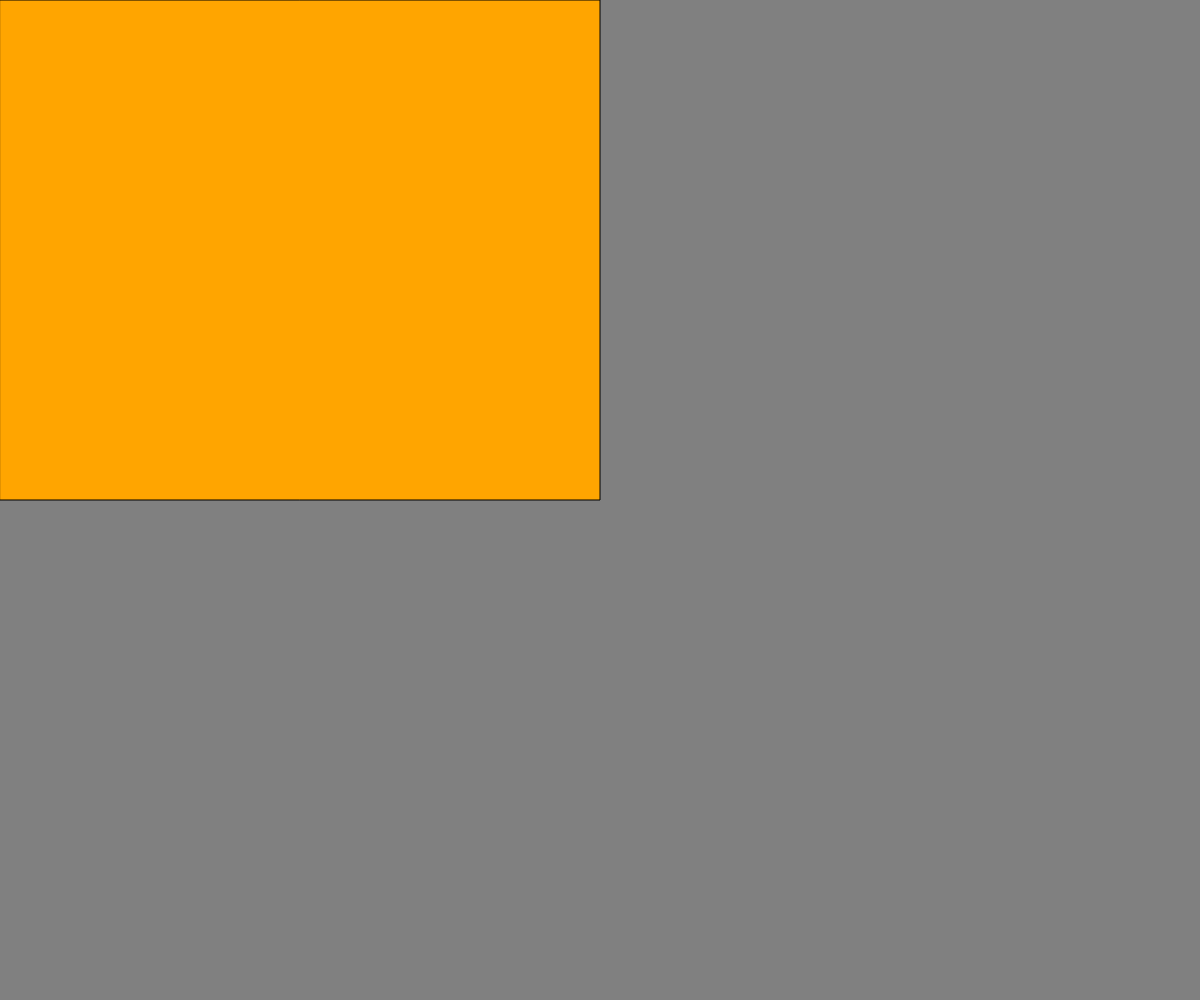
Frame 1 (no input)
Frame 60 (no input): identical to frame 1, image omitted
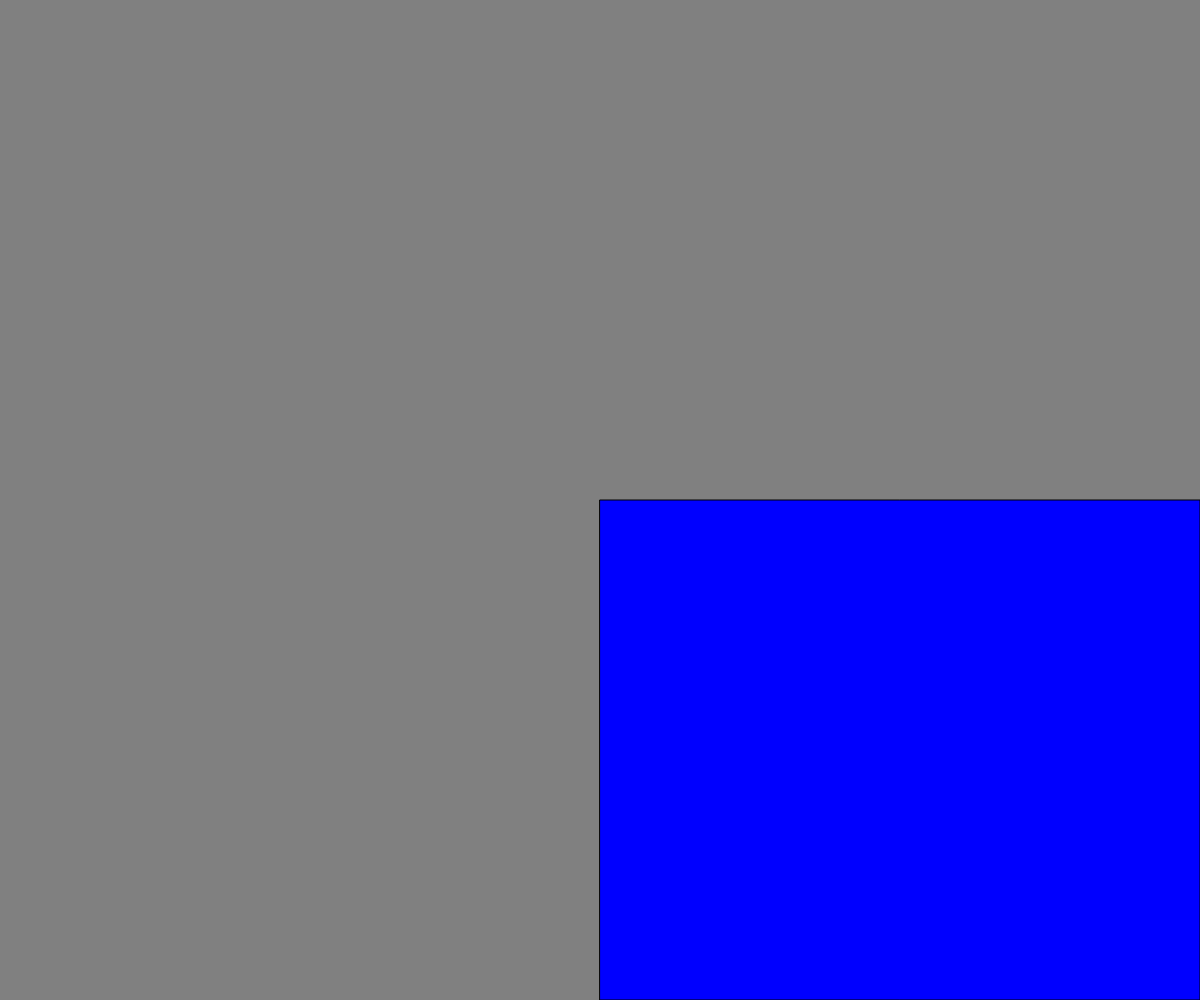
Frame 120 (the mouse pressed at the canvas centre since frame 60)

The p5.js sketch that drew these frames (run headless with seeded random() and noise() and a simulated clock; from frame 60 on, the mouse is pressed at the canvas centre):

// p5.js sketch
// ── sketch.js
// ------------------------------------------------------------------
// Code placed in setup() will run once at the beginning
function setup() {
  // Create a new canvas to match the browser size
  createCanvas(windowWidth, windowHeight);
}

// ------------------------------------------------------------------
// On window resize, update the canvas size
function windowResized() {
  resizeCanvas(windowWidth, windowHeight);
}

// ------------------------------------------------------------------
// Main render loop - code placed in draw() will repeat over and over
function draw() {
  // Place your drawing code here
  background("gray");
  
  // && --> AND 
  // || --> OR 
  if (mouseX < width / 2 && mouseY < height / 2) {
    fill("orange");
    rect(0, 0, width / 2, height / 2);
  }
  else if (mouseX >= width/2 && mouseY < height/2) {
    fill("pink");
    rect(width / 2, 0, width / 2, height / 2);  
  }
  else if (mouseX < width/2 && mouseY >= height/2) {
    fill('yellow');
    rect(0, height/2, width/2, height/2); 
  }
  else { 
    fill('blue');
    rect(width/2, height/2, width/2, height/2);
  }
}
